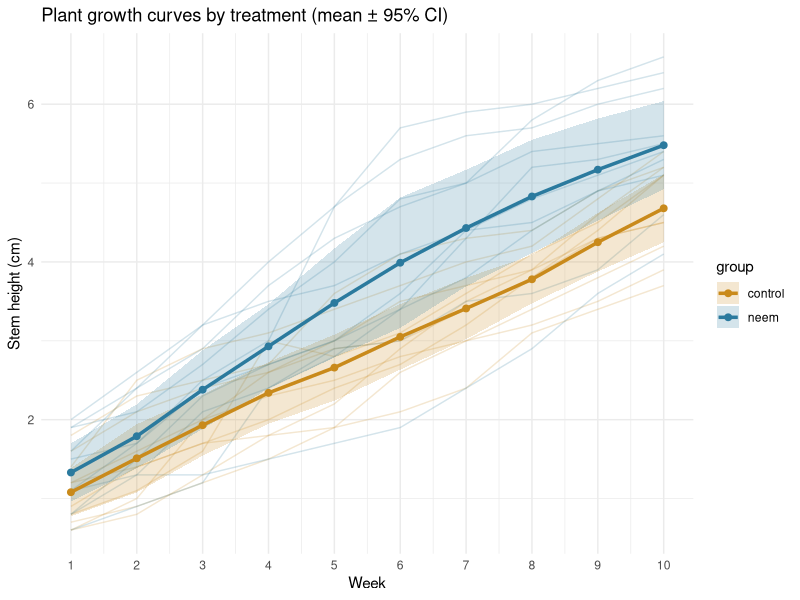

Recreate this plot in R.
# AGRO-BHARAT — R version of the statistical analysis
# Two-way mixed ANOVA (between: group, within: week) + linear mixed model.
# Run from the repo root:  Rscript analysis/analysis.R
#
# Packages: install.packages(c("afex", "emmeans", "lme4", "lmerTest", "ggplot2"))

suppressPackageStartupMessages({
  library(afex)      # aov_ez: mixed ANOVA with Greenhouse-Geisser correction
  library(emmeans)   # post-hoc contrasts
  library(lmerTest)  # lmer with p-values
  library(ggplot2)
})

df <- read.csv("data/plant_height_long.csv")
df$group    <- factor(df$group, levels = c("control", "neem"))
df$week_f   <- factor(df$week)
df$plant_id <- factor(df$plant_id)

# 1. Descriptive statistics ----------------------------------------------------
desc <- aggregate(height_cm ~ week + group, df,
                  function(x) c(mean = mean(x), sd = sd(x), n = length(x)))
print(do.call(data.frame, desc))

# 2. Mixed ANOVA ----------------------------------------------------------------
fit <- aov_ez(id = "plant_id", dv = "height_cm", data = df,
              between = "group", within = "week_f",
              anova_table = list(es = "pes", correction = "GG"))
print(fit)
# Expected (uncorrected): group F(1,18)=6.38 p=.021; week F(9,162)=259.09;
# group x week F(9,162)=3.38 p=.001 (GG-corrected p = .04)
summary(fit)  # includes Mauchly's test

# 3. Post-hoc: Neem vs Control at each week (Holm) ------------------------------
emm <- emmeans(fit, ~ group | week_f)
print(pairs(emm, adjust = "holm"))

# 4. Linear mixed model: growth rate per group ----------------------------------
df$week_c <- df$week - 1
lmm <- lmer(height_cm ~ week_c * group + (week_c | plant_id), data = df, REML = TRUE)
print(summary(lmm))
# week_c            ~0.390 cm/week (control)
# week_c:groupneem  ~0.084 cm/week extra for Neem (p ~ .04)

# 5. Figure ---------------------------------------------------------------------
p <- ggplot(df, aes(week, height_cm, colour = group)) +
  geom_line(aes(group = plant_id), alpha = 0.2) +
  stat_summary(fun.data = mean_cl_normal, geom = "ribbon", alpha = 0.2,
               aes(fill = group), colour = NA) +
  stat_summary(fun = mean, geom = "line", linewidth = 1.2) +
  stat_summary(fun = mean, geom = "point", size = 2) +
  scale_colour_manual(values = c(control = "#C98A1B", neem = "#2B7A9E")) +
  scale_fill_manual(values = c(control = "#C98A1B", neem = "#2B7A9E")) +
  scale_x_continuous(breaks = 1:10) +
  labs(x = "Week", y = "Stem height (cm)",
       title = "Plant growth curves by treatment (mean ± 95% CI)") +
  theme_minimal()
ggsave("results/figures/growth_curves_R.png", p, width = 7, height = 4.5, dpi = 200)
